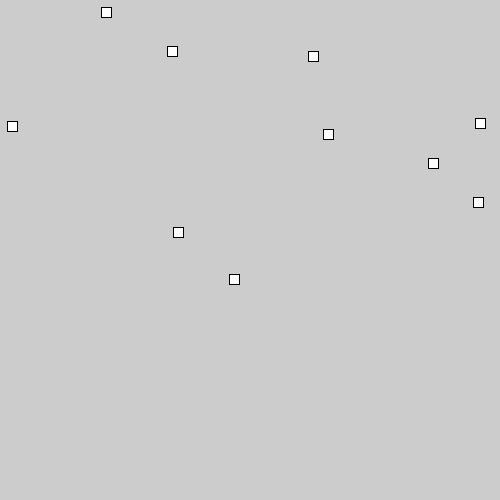
Frame 1 (no input)
Frame 60 (the mouse pressed at the canvas centre just before this capture): identical to frame 1, image omitted
Frame 120 (the mouse held since frame 60 and released just before this capture): identical to frame 1, image omitted

The Processing sketch that drew this single still picture (run headless with seeded random() and noise(); from frame 60 on, the mouse is pressed at the canvas centre):

// Processing sketch: Array_02
// ── Array_02.pde
float [] xPositions = new float[10];
float [] yPositions = new float[10];


void setup() {
  size(500, 500);
  for (int i=0; i<xPositions.length; i++) {
    xPositions[i]=random(width);
    yPositions[i]=random(height);
  }
  printArray(xPositions);
}

void draw() {
  for (int i=0; i<xPositions.length; i++) {
    rect(xPositions[i], yPositions[i], 10, 10);
  }
}
